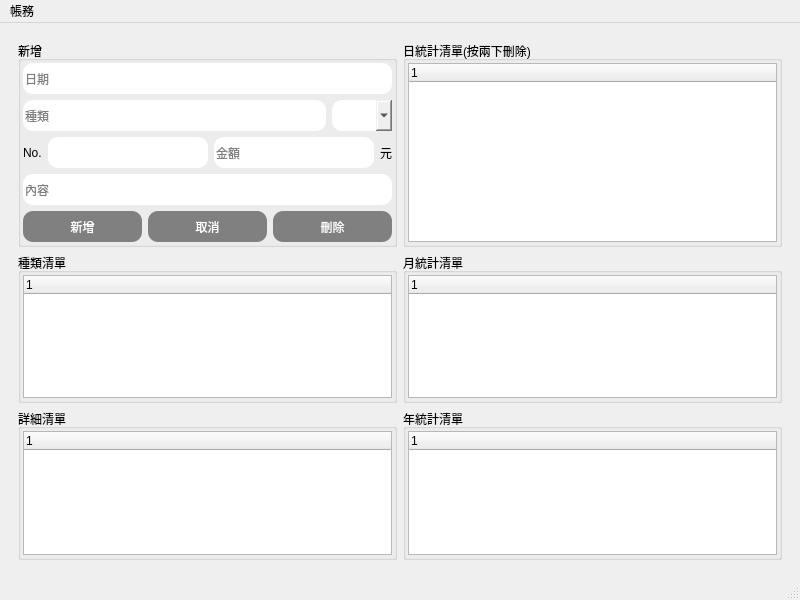
<?xml version="1.0" encoding="UTF-8"?>
<ui version="4.0">
 <class>MainWindow</class>
 <widget class="QMainWindow" name="MainWindow">
  <property name="geometry">
   <rect>
    <x>0</x>
    <y>0</y>
    <width>800</width>
    <height>600</height>
   </rect>
  </property>
  <property name="windowTitle">
   <string>帳務管理</string>
  </property>
  <property name="styleSheet">
   <string notr="true">#btn_add_new:hover , #btn_add_cancel:hover , #btn_add_del:hover{
border-radius:10px;
background-color:#cccccc;
height:31px;
}
#btn_add_new , #btn_add_cancel , #btn_add_del{
border-radius:10px;
background-color:gray;
height:31px;
color:white;
}

#add_date , #add_kind , #add_money , #add_content , #add_kind_comboBox , #add_no{
border-radius:10px;
height:31px;
}</string>
  </property>
  <widget class="QWidget" name="centralwidget">
   <layout class="QGridLayout" name="gridLayout_2">
    <item row="1" column="0">
     <widget class="QStackedWidget" name="stackedWidget">
      <property name="currentIndex">
       <number>1</number>
      </property>
      <widget class="QWidget" name="page_welcome">
       <layout class="QVBoxLayout" name="verticalLayout_2">
        <item>
         <widget class="QLabel" name="label">
          <property name="font">
           <font>
            <pointsize>48</pointsize>
           </font>
          </property>
          <property name="text">
           <string>Money Manager</string>
          </property>
          <property name="alignment">
           <set>Qt::AlignCenter</set>
          </property>
         </widget>
        </item>
       </layout>
      </widget>
      <widget class="QWidget" name="page_add">
       <layout class="QGridLayout" name="gridLayout">
        <item row="1" column="0">
         <widget class="QGroupBox" name="groupBox">
          <property name="title">
           <string>新增</string>
          </property>
          <layout class="QVBoxLayout" name="verticalLayout_3">
           <property name="leftMargin">
            <number>2</number>
           </property>
           <property name="topMargin">
            <number>2</number>
           </property>
           <property name="rightMargin">
            <number>2</number>
           </property>
           <property name="bottomMargin">
            <number>2</number>
           </property>
           <item>
            <widget class="QLineEdit" name="add_date">
             <property name="cursor">
              <cursorShape>PointingHandCursor</cursorShape>
             </property>
             <property name="toolTip">
              <string>日期</string>
             </property>
             <property name="text">
              <string/>
             </property>
             <property name="placeholderText">
              <string>日期</string>
             </property>
            </widget>
           </item>
           <item>
            <layout class="QHBoxLayout" name="horizontalLayout">
             <item>
              <widget class="QLineEdit" name="add_kind">
               <property name="cursor">
                <cursorShape>PointingHandCursor</cursorShape>
               </property>
               <property name="toolTip">
                <string>種類</string>
               </property>
               <property name="placeholderText">
                <string>種類</string>
               </property>
              </widget>
             </item>
             <item>
              <widget class="QComboBox" name="add_kind_comboBox"/>
             </item>
            </layout>
           </item>
           <item>
            <layout class="QHBoxLayout" name="horizontalLayout_3">
             <item>
              <widget class="QLabel" name="label_3">
               <property name="text">
                <string>No.</string>
               </property>
              </widget>
             </item>
             <item>
              <widget class="QLineEdit" name="add_no">
               <property name="toolTip">
                <string>編號</string>
               </property>
              </widget>
             </item>
             <item>
              <widget class="QLineEdit" name="add_money">
               <property name="cursor">
                <cursorShape>PointingHandCursor</cursorShape>
               </property>
               <property name="toolTip">
                <string>金額</string>
               </property>
               <property name="placeholderText">
                <string>金額</string>
               </property>
              </widget>
             </item>
             <item>
              <widget class="QLabel" name="label_2">
               <property name="text">
                <string>元</string>
               </property>
              </widget>
             </item>
            </layout>
           </item>
           <item>
            <widget class="QLineEdit" name="add_content">
             <property name="cursor">
              <cursorShape>PointingHandCursor</cursorShape>
             </property>
             <property name="toolTip">
              <string>內容</string>
             </property>
             <property name="placeholderText">
              <string>內容</string>
             </property>
            </widget>
           </item>
           <item>
            <layout class="QHBoxLayout" name="horizontalLayout_2">
             <item>
              <widget class="QPushButton" name="btn_add_new">
               <property name="cursor">
                <cursorShape>PointingHandCursor</cursorShape>
               </property>
               <property name="text">
                <string>新增</string>
               </property>
               <property name="icon">
                <iconset>
                 <normaloff>../icon/icons8-edit-64 (1).png</normaloff>../icon/icons8-edit-64 (1).png</iconset>
               </property>
              </widget>
             </item>
             <item>
              <widget class="QPushButton" name="btn_add_cancel">
               <property name="cursor">
                <cursorShape>PointingHandCursor</cursorShape>
               </property>
               <property name="text">
                <string>取消</string>
               </property>
               <property name="icon">
                <iconset>
                 <normaloff>../icon/icons8-close-window-94.png</normaloff>../icon/icons8-close-window-94.png</iconset>
               </property>
              </widget>
             </item>
             <item>
              <widget class="QPushButton" name="btn_add_del">
               <property name="cursor">
                <cursorShape>PointingHandCursor</cursorShape>
               </property>
               <property name="text">
                <string>刪除</string>
               </property>
               <property name="icon">
                <iconset>
                 <normaloff>../icon/icons8-high-priority-48.png</normaloff>../icon/icons8-high-priority-48.png</iconset>
               </property>
              </widget>
             </item>
            </layout>
           </item>
          </layout>
         </widget>
        </item>
        <item row="1" column="1">
         <widget class="QGroupBox" name="groupBox_2">
          <property name="title">
           <string>日統計清單(按兩下刪除)</string>
          </property>
          <layout class="QVBoxLayout" name="verticalLayout_4">
           <property name="leftMargin">
            <number>2</number>
           </property>
           <property name="topMargin">
            <number>2</number>
           </property>
           <property name="rightMargin">
            <number>2</number>
           </property>
           <property name="bottomMargin">
            <number>2</number>
           </property>
           <item>
            <widget class="QTreeWidget" name="add_day_list">
             <column>
              <property name="text">
               <string notr="true">1</string>
              </property>
             </column>
            </widget>
           </item>
          </layout>
         </widget>
        </item>
        <item row="3" column="0">
         <widget class="QGroupBox" name="groupBox_5">
          <property name="title">
           <string>種類清單</string>
          </property>
          <layout class="QVBoxLayout" name="verticalLayout_6">
           <property name="leftMargin">
            <number>2</number>
           </property>
           <property name="topMargin">
            <number>2</number>
           </property>
           <property name="rightMargin">
            <number>2</number>
           </property>
           <property name="bottomMargin">
            <number>2</number>
           </property>
           <item>
            <widget class="QTreeWidget" name="add_kind_list">
             <column>
              <property name="text">
               <string notr="true">1</string>
              </property>
             </column>
            </widget>
           </item>
          </layout>
         </widget>
        </item>
        <item row="4" column="1">
         <widget class="QGroupBox" name="groupBox_3">
          <property name="title">
           <string>年統計清單</string>
          </property>
          <layout class="QVBoxLayout" name="verticalLayout">
           <property name="leftMargin">
            <number>2</number>
           </property>
           <property name="topMargin">
            <number>2</number>
           </property>
           <property name="rightMargin">
            <number>2</number>
           </property>
           <property name="bottomMargin">
            <number>2</number>
           </property>
           <item>
            <widget class="QTreeWidget" name="add_year_list">
             <column>
              <property name="text">
               <string notr="true">1</string>
              </property>
             </column>
            </widget>
           </item>
          </layout>
         </widget>
        </item>
        <item row="4" column="0">
         <widget class="QGroupBox" name="groupBox_6">
          <property name="title">
           <string>詳細清單</string>
          </property>
          <layout class="QVBoxLayout" name="verticalLayout_7">
           <property name="leftMargin">
            <number>2</number>
           </property>
           <property name="topMargin">
            <number>2</number>
           </property>
           <property name="rightMargin">
            <number>2</number>
           </property>
           <property name="bottomMargin">
            <number>2</number>
           </property>
           <item>
            <widget class="QTreeWidget" name="show_add_detail_list">
             <column>
              <property name="text">
               <string notr="true">1</string>
              </property>
             </column>
            </widget>
           </item>
          </layout>
         </widget>
        </item>
        <item row="3" column="1">
         <widget class="QGroupBox" name="groupBox_4">
          <property name="title">
           <string>月統計清單</string>
          </property>
          <layout class="QVBoxLayout" name="verticalLayout_5">
           <property name="leftMargin">
            <number>2</number>
           </property>
           <property name="topMargin">
            <number>2</number>
           </property>
           <property name="rightMargin">
            <number>2</number>
           </property>
           <property name="bottomMargin">
            <number>2</number>
           </property>
           <item>
            <widget class="QTreeWidget" name="add_month_list">
             <column>
              <property name="text">
               <string notr="true">1</string>
              </property>
             </column>
            </widget>
           </item>
          </layout>
         </widget>
        </item>
       </layout>
      </widget>
     </widget>
    </item>
   </layout>
  </widget>
  <widget class="QMenuBar" name="menubar">
   <property name="geometry">
    <rect>
     <x>0</x>
     <y>0</y>
     <width>800</width>
     <height>24</height>
    </rect>
   </property>
   <widget class="QMenu" name="menu">
    <property name="title">
     <string>帳務</string>
    </property>
    <addaction name="action_add"/>
   </widget>
   <addaction name="menu"/>
  </widget>
  <widget class="QStatusBar" name="statusbar"/>
  <action name="action_add">
   <property name="icon">
    <iconset>
     <normaloff>../icon/icons8-edit-64 (1).png</normaloff>../icon/icons8-edit-64 (1).png</iconset>
   </property>
   <property name="text">
    <string>新增</string>
   </property>
   <property name="toolTip">
    <string>新增</string>
   </property>
   <property name="shortcut">
    <string>Alt+A</string>
   </property>
  </action>
 </widget>
 <tabstops>
  <tabstop>add_date</tabstop>
  <tabstop>add_money</tabstop>
  <tabstop>add_content</tabstop>
  <tabstop>btn_add_new</tabstop>
  <tabstop>btn_add_cancel</tabstop>
  <tabstop>add_year_list</tabstop>
  <tabstop>add_day_list</tabstop>
  <tabstop>add_month_list</tabstop>
 </tabstops>
 <resources/>
 <connections/>
</ui>
